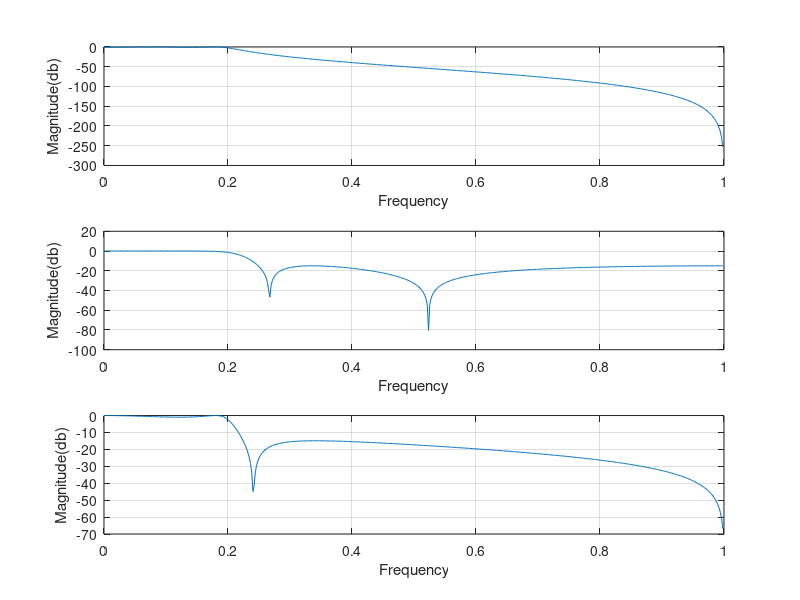

Recreate this plot in MATLAB.
clc, clear all , close all;
wp = 0.2*pi;
ws = 0.3*pi;
ap = 1;
as = 15;
T = 1; 
[Nb, wcb] = cheb1ord(wp,ws, ap, as, 's');
disp("Order");disp(Nb);disp("Cutoff Frequency");disp(wcb);
[b_s,a_s] = cheby1(Nb,ap, wcb, 's');
[b_z, a_z] = bilinear(b_s,a_s,1/T); 
[hz,wz] = freqz(b_z,a_z);
subplot(3,1,1);
plot(wz/pi,20*log10(abs(hz)));
grid on;
ylabel("Magnitude(db)");
xlabel("Frequency");
[Nb, wcb] = cheb2ord(wp,ws, ap, as, 's');
disp("Order");disp(Nb);disp("Cutoff Frequency");disp(wcb);
[b_s,a_s] = cheby2(Nb,as, wcb, 's');
[b_z, a_z] = bilinear(b_s,a_s,1/T); 
[hz,wz] = freqz(b_z,a_z);
subplot(3,1,2);
plot(wz/pi,20*log10(abs(hz)));
grid on;
ylabel("Magnitude(db)");
xlabel("Frequency");
[Nb, wcb] = ellipord(wp,ws, ap, as, 's');
disp("Order");disp(Nb);disp("Cutoff Frequency");disp(wcb);
[b_s,a_s] = ellip(Nb,ap,as,wcb, 's');
[b_z, a_z] = bilinear(b_s,a_s,1/T); 
[hz,wz] = freqz(b_z,a_z);
subplot(3,1,3);
plot(wz/pi,20*log10(abs(hz)));
grid on;
ylabel("Magnitude(db)");
xlabel("Frequency");
